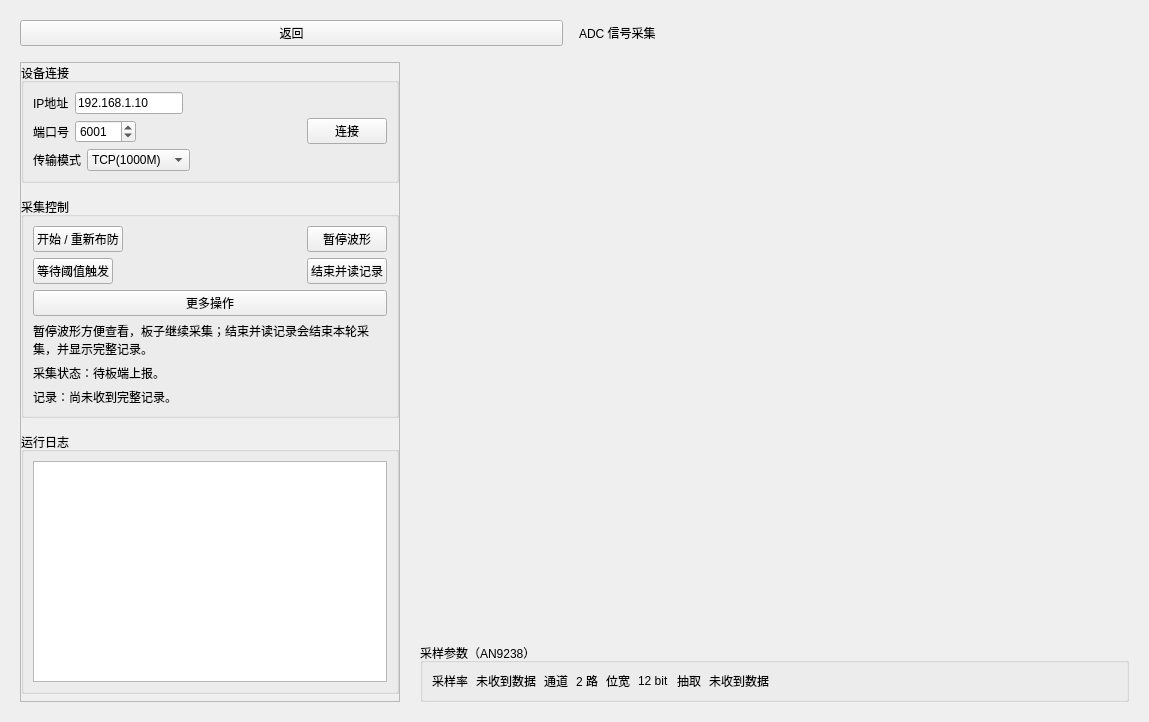
<?xml version="1.0" encoding="utf-8"?>
<ui version="4.0">
  <class>AdcWidget</class>
  <widget class="QWidget" name="AdcWidget">
    <property name="geometry">
      <rect>
        <x>0</x>
        <y>0</y>
        <width>1149</width>
        <height>722</height>
      </rect>
    </property>
    <property name="windowTitle">
      <string>Form</string>
    </property>
    <layout class="QVBoxLayout" name="adcPageLayout">
      <property name="spacing">
        <number>16</number>
      </property>
      <property name="leftMargin">
        <number>20</number>
      </property>
      <property name="topMargin">
        <number>20</number>
      </property>
      <property name="rightMargin">
        <number>20</number>
      </property>
      <property name="bottomMargin">
        <number>20</number>
      </property>
      <item>
        <layout class="QHBoxLayout" name="adcHeaderLayout">
          <item>
            <widget class="QPushButton" name="btn_back">
              <property name="geometry">
                <rect>
                  <x>10</x>
                  <y>10</y>
                  <width>93</width>
                  <height>28</height>
                </rect>
              </property>
              <property name="text">
                <string>返回</string>
              </property>
            </widget>
          </item>
          <item>
            <widget class="QLabel" name="label_adcTitle">
              <property name="text">
                <string>ADC 信号采集</string>
              </property>
              <property name="heading" stdset="0">
                <bool>true</bool>
              </property>
            </widget>
          </item>
          <item>
            <spacer name="adcHeaderSpacer">
              <property name="orientation">
                <enum>Qt::Horizontal</enum>
              </property>
            </spacer>
          </item>
        </layout>
      </item>
      <item>
        <layout class="QHBoxLayout" name="adcBodyLayout" stretch="0,1">
          <property name="spacing">
            <number>20</number>
          </property>
          <item>
            <widget class="QScrollArea" name="scrollArea_adcControls">
              <property name="widgetResizable">
                <bool>true</bool>
              </property>
              <property name="horizontalScrollBarPolicy">
                <enum>Qt::ScrollBarAlwaysOff</enum>
              </property>
              <property name="minimumSize">
                <size>
                  <width>380</width>
                  <height>0</height>
                </size>
              </property>
              <property name="maximumSize">
                <size>
                  <width>380</width>
                  <height>16777215</height>
                </size>
              </property>
              <widget class="QWidget" name="adcSidebar">
                <layout class="QVBoxLayout" name="adcControlsLayout">
                  <property name="spacing">
                    <number>14</number>
                  </property>
                  <item>
                    <widget class="QGroupBox" name="groupBox_3">
                      <property name="title">
                        <string>设备连接</string>
                      </property>
                      <layout class="QGridLayout" name="gridLayout_2">
                        <item row="0" column="0">
                          <layout class="QHBoxLayout" name="horizontalLayout_5">
                            <item>
                              <layout class="QVBoxLayout" name="verticalLayout_3">
                                <item>
                                  <layout class="QHBoxLayout" name="horizontalLayout_2">
                                    <item>
                                      <widget class="QLabel" name="label">
                                        <property name="text">
                                          <string>IP地址</string>
                                        </property>
                                      </widget>
                                    </item>
                                    <item>
                                      <widget class="QLineEdit" name="lineEdit_ip">
                                        <property name="text">
                                          <string>192.168.1.10</string>
                                        </property>
                                      </widget>
                                    </item>
                                    <item>
                                      <spacer name="horizontalSpacer_4">
                                        <property name="orientation">
                                          <enum>Qt::Horizontal</enum>
                                        </property>
                                        <property name="sizeHint" stdset="0">
                                          <size>
                                            <width>40</width>
                                            <height>20</height>
                                          </size>
                                        </property>
                                      </spacer>
                                    </item>
                                  </layout>
                                </item>
                                <item>
                                  <layout class="QHBoxLayout" name="horizontalLayout_3">
                                    <item>
                                      <widget class="QLabel" name="label_3">
                                        <property name="text">
                                          <string>端口号</string>
                                        </property>
                                      </widget>
                                    </item>
                                    <item>
                                      <widget class="QSpinBox" name="spinBox_port">
                                        <property name="maximum">
                                          <number>65535</number>
                                        </property>
                                        <property name="value">
                                          <number>6001</number>
                                        </property>
                                      </widget>
                                    </item>
                                    <item>
                                      <spacer name="horizontalSpacer">
                                        <property name="orientation">
                                          <enum>Qt::Horizontal</enum>
                                        </property>
                                        <property name="sizeHint" stdset="0">
                                          <size>
                                            <width>40</width>
                                            <height>20</height>
                                          </size>
                                        </property>
                                      </spacer>
                                    </item>
                                  </layout>
                                </item>
                                <item>
                                  <layout class="QHBoxLayout" name="horizontalLayout_4">
                                    <item>
                                      <widget class="QLabel" name="label_2">
                                        <property name="text">
                                          <string>传输模式</string>
                                        </property>
                                      </widget>
                                    </item>
                                    <item>
                                      <widget class="QComboBox" name="comboBox_mode">
                                        <item>
                                          <property name="text">
                                            <string>TCP(1000M)</string>
                                          </property>
                                        </item>
                                        <item>
                                          <property name="text">
                                            <string>UDP（100M）</string>
                                          </property>
                                        </item>
                                      </widget>
                                    </item>
                                    <item>
                                      <spacer name="horizontalSpacer_2">
                                        <property name="orientation">
                                          <enum>Qt::Horizontal</enum>
                                        </property>
                                        <property name="sizeHint" stdset="0">
                                          <size>
                                            <width>40</width>
                                            <height>20</height>
                                          </size>
                                        </property>
                                      </spacer>
                                    </item>
                                  </layout>
                                </item>
                              </layout>
                            </item>
                            <item>
                              <spacer name="horizontalSpacer_3">
                                <property name="orientation">
                                  <enum>Qt::Horizontal</enum>
                                </property>
                                <property name="sizeHint" stdset="0">
                                  <size>
                                    <width>40</width>
                                    <height>20</height>
                                  </size>
                                </property>
                              </spacer>
                            </item>
                            <item>
                              <widget class="QPushButton" name="btn_connect">
                                <property name="text">
                                  <string>连接</string>
                                </property>
                              </widget>
                            </item>
                          </layout>
                        </item>
                      </layout>
                    </widget>
                  </item>
                  <item>
                    <widget class="QGroupBox" name="groupBox_2">
                      <property name="title">
                        <string>采集控制</string>
                      </property>
                      <layout class="QVBoxLayout" name="verticalLayout_4">
                        <item>
                          <layout class="QHBoxLayout" name="horizontalLayout_6">
                            <item>
                              <widget class="QPushButton" name="btn_arm">
                                <property name="text">
                                  <string>开始 / 重新布防</string>
                                </property>
                                <property name="toolTip">
                                  <string>发送 ARM，请求重新布防并恢复预览；记录上传忙时可能不能立即生效。</string>
                                </property>
                              </widget>
                            </item>
                            <item>
                              <spacer name="horizontalSpacer_5">
                                <property name="orientation">
                                  <enum>Qt::Horizontal</enum>
                                </property>
                                <property name="sizeHint" stdset="0">
                                  <size>
                                    <width>40</width>
                                    <height>20</height>
                                  </size>
                                </property>
                              </spacer>
                            </item>
                            <item>
                              <widget class="QPushButton" name="btn_pauseDisplay">
                                <property name="text">
                                  <string>暂停波形</string>
                                </property>
                                <property name="toolTip">
                                  <string>暂停后可放大、移动和测量当前波形；板子继续采集，继续后显示最新波形。</string>
                                </property>
                              </widget>
                            </item>
                          </layout>
                        </item>
                        <item>
                          <layout class="QHBoxLayout" name="horizontalLayout_7">
                            <item>
                              <widget class="QPushButton" name="btn_trigger">
                                <property name="toolTip">
                                  <string>发送 TRIGGER，等待现有硬件阈值条件满足后冻结并上传；不是强制立即触发。</string>
                                </property>
                                <property name="text">
                                  <string>等待阈值触发</string>
                                </property>
                              </widget>
                            </item>
                            <item>
                              <spacer name="horizontalSpacer_6">
                                <property name="orientation">
                                  <enum>Qt::Horizontal</enum>
                                </property>
                                <property name="sizeHint" stdset="0">
                                  <size>
                                    <width>40</width>
                                    <height>20</height>
                                  </size>
                                </property>
                              </spacer>
                            </item>
                            <item>
                              <widget class="QPushButton" name="btn_pause">
                                <property name="text">
                                  <string>结束并读记录</string>
                                </property>
                                <property name="toolTip">
                                  <string>结束本轮采集，等待板子采完后续数据并上传完整记录；接收后在原图显示。</string>
                                </property>
                              </widget>
                            </item>
                          </layout>
                        </item>
                        <item>
                          <widget class="QPushButton" name="btn_moreOperations">
                            <property name="text">
                              <string>更多操作</string>
                            </property>
                            <property name="toolTip">
                              <string>采集窗口设置、重读上次记录。</string>
                            </property>
                          </widget>
                        </item>
                        <item>
                          <widget class="QLabel" name="label_acquisitionHint">
                            <property name="text">
                              <string>暂停波形方便查看，板子继续采集；结束并读记录会结束本轮采集，并显示完整记录。</string>
                            </property>
                            <property name="wordWrap">
                              <bool>true</bool>
                            </property>
                            <property name="muted" stdset="0">
                              <bool>true</bool>
                            </property>
                          </widget>
                        </item>
                        <item>
                          <widget class="QLabel" name="label_acquisitionStatus">
                            <property name="text">
                              <string>采集状态：待板端上报。</string>
                            </property>
                            <property name="wordWrap">
                              <bool>true</bool>
                            </property>
                          </widget>
                        </item>
                        <item>
                          <widget class="QLabel" name="label_recordStatus">
                            <property name="text">
                              <string>记录：尚未收到完整记录。</string>
                            </property>
                            <property name="wordWrap">
                              <bool>true</bool>
                            </property>
                          </widget>
                        </item>
                      </layout>
                    </widget>
                  </item>
                  <item>
                    <widget class="QGroupBox" name="groupBox_4">
                      <property name="title">
                        <string>运行日志</string>
                      </property>
                      <layout class="QGridLayout" name="gridLayout_3">
                        <item row="0" column="0">
                          <widget class="QPlainTextEdit" name="textEdit_rawData">
                            <property name="readOnly">
                              <bool>true</bool>
                            </property>
                            <property name="minimumHeight">
                              <number>120</number>
                            </property>
                            <property name="maximumHeight">
                              <number>190</number>
                            </property>
                          </widget>
                        </item>
                      </layout>
                    </widget>
                  </item>
                  <item>
                    <spacer name="adcControlsSpacer">
                      <property name="orientation">
                        <enum>Qt::Vertical</enum>
                      </property>
                    </spacer>
                  </item>
                  <property name="leftMargin">
                    <number>0</number>
                  </property>
                  <property name="topMargin">
                    <number>0</number>
                  </property>
                  <property name="rightMargin">
                    <number>0</number>
                  </property>
                  <property name="bottomMargin">
                    <number>0</number>
                  </property>
                </layout>
              </widget>
            </widget>
          </item>
          <item>
            <layout class="QVBoxLayout" name="adcWaveformLayout" stretch="1,0">
              <property name="spacing">
                <number>12</number>
              </property>
              <item>
                <widget class="QWidget" name="widget_waveform_container" native="true"></widget>
              </item>
              <item>
                <widget class="QGroupBox" name="groupBox_samplingParameters">
                  <property name="title">
                    <string>采样参数（AN9238）</string>
                  </property>
                  <layout class="QHBoxLayout" name="horizontalLayout_samplingParameters">
                    <property name="spacing">
                      <number>8</number>
                    </property>
                    <item>
                      <widget class="QLabel" name="label_sampleRate">
                        <property name="text">
                          <string>采样率</string>
                        </property>
                      </widget>
                    </item>
                    <item>
                      <widget class="QLabel" name="label_sampleRateValue">
                        <property name="text">
                          <string>未收到数据</string>
                        </property>
                      </widget>
                    </item>
                    <item>
                      <widget class="QLabel" name="label_channelCount">
                        <property name="text">
                          <string>通道</string>
                        </property>
                      </widget>
                    </item>
                    <item>
                      <widget class="QLabel" name="label_channelCountValue">
                        <property name="text">
                          <string>2 路</string>
                        </property>
                      </widget>
                    </item>
                    <item>
                      <widget class="QLabel" name="label_adcBits">
                        <property name="text">
                          <string>位宽</string>
                        </property>
                      </widget>
                    </item>
                    <item>
                      <widget class="QLabel" name="label_adcBitsValue">
                        <property name="text">
                          <string>12 bit</string>
                        </property>
                      </widget>
                    </item>
                    <item>
                      <widget class="QLabel" name="label_decimation">
                        <property name="text">
                          <string>抽取</string>
                        </property>
                      </widget>
                    </item>
                    <item>
                      <widget class="QLabel" name="label_decimationValue">
                        <property name="text">
                          <string>未收到数据</string>
                        </property>
                      </widget>
                    </item>
                    <item>
                      <spacer name="horizontalSpacer_samplingParameters">
                        <property name="orientation">
                          <enum>Qt::Horizontal</enum>
                        </property>
                        <property name="sizeHint" stdset="0">
                          <size>
                            <width>0</width>
                            <height>0</height>
                          </size>
                        </property>
                      </spacer>
                    </item>
                  </layout>
                </widget>
              </item>
            </layout>
          </item>
        </layout>
      </item>
    </layout>
    <action name="action_windowSettings">
      <property name="text"><string>采集窗口设置…</string></property>
      <property name="toolTip"><string>设置采集时间范围；应用设置后开始新一轮采集。</string></property>
    </action>
    <action name="action_dump">
      <property name="text"><string>重读上次记录</string></property>
      <property name="toolTip"><string>再次读取板子保留的上次采集记录；只有板子仍保留该记录时才有效。</string></property>
    </action>
  </widget>
  <resources />
  <connections />
</ui>
